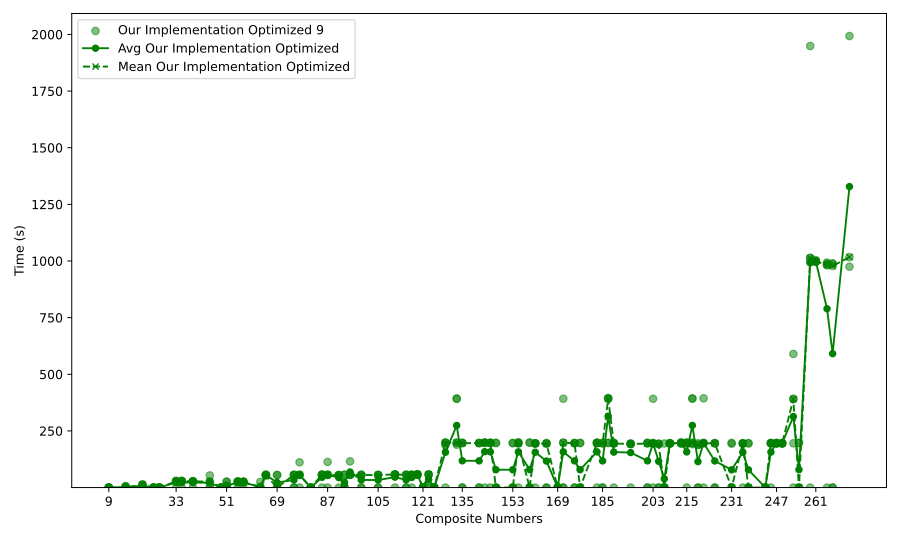

The script that drew this image:
import json
import matplotlib.pyplot as plt
import numpy as np
from numpy import nan
import os

# Load JSON data
def load_json(file_path):
    with open(file_path, 'r') as file:
        return json.load(file)

# Load all data files
avg_mean = load_json('../average_mean.json')
times = load_json('../times.json')

# Extract the composite numbers from all files
odd_composite_numbers = set(map(int, avg_mean['odd_composite_numbers'].keys()))
odd_composite_numbers_times = set(map(int, times['odd_composite_numbers'].keys()))

# Find the union of all composite numbers across all files
all_odd_composite_numbers = sorted(odd_composite_numbers | odd_composite_numbers_times)

# Prepare data for plotting (handle missing values as NaN)
avg = [avg_mean['odd_composite_numbers'].get(str(num), [nan, nan])[0] for num in all_odd_composite_numbers]
mean = [avg_mean['odd_composite_numbers'].get(str(num), [nan, nan])[1] for num in all_odd_composite_numbers]

# Prepare runtime data for the composite numbers (handle missing values as NaN)
times_values = [times['odd_composite_numbers'].get(str(num), []) for num in all_odd_composite_numbers]

# Create the plot
plt.figure(figsize=(10, 6))

# Plot individual runtimes as scatter points
for i, num in enumerate(all_odd_composite_numbers):
    # Scatter for normal mode
    if times_values[i]:
        plt.scatter([num] * len(times_values[i]), times_values[i], color='green', alpha=0.5, label=f'Our Implementation Optimized {num}' if i == 0 else "")
  
# Plot average and mean trend lines with interpolation (skip missing values)
plt.plot(all_odd_composite_numbers, avg, color='green', label='Avg Our Implementation Optimized', linestyle='-', marker='o', markersize=5)
plt.plot(all_odd_composite_numbers, mean, color='green', linestyle='--', label='Mean Our Implementation Optimized', marker='x', markersize=5)

# Set dynamic y-axis limits
all_times = [time for sublist in times_values for time in sublist if time is not None]
y_min = min(all_times) * 0.95 if all_times else 0  # Add 5% padding for y-axis lower limit
y_max = max(all_times) * 1.05 if all_times else 1  # Add 5% padding for y-axis upper limit

# Set the limits for the plot
plt.ylim(y_min, y_max)

# Labels and title
plt.xlabel('Composite Numbers')
plt.ylabel('Time (s)')

# Add legend and display
plt.legend()

# Set the x-ticks to display every 5th number
tick_step = 5
x_ticks = all_odd_composite_numbers[::tick_step]  # Get every 5th number
plt.xticks(x_ticks)

plt.tight_layout()

# Get the script name
script_name = os.path.splitext(os.path.basename(__file__))[0]
output_file = f"{script_name}.svg"

# Save the plot
plt.savefig(output_file, format='svg')
